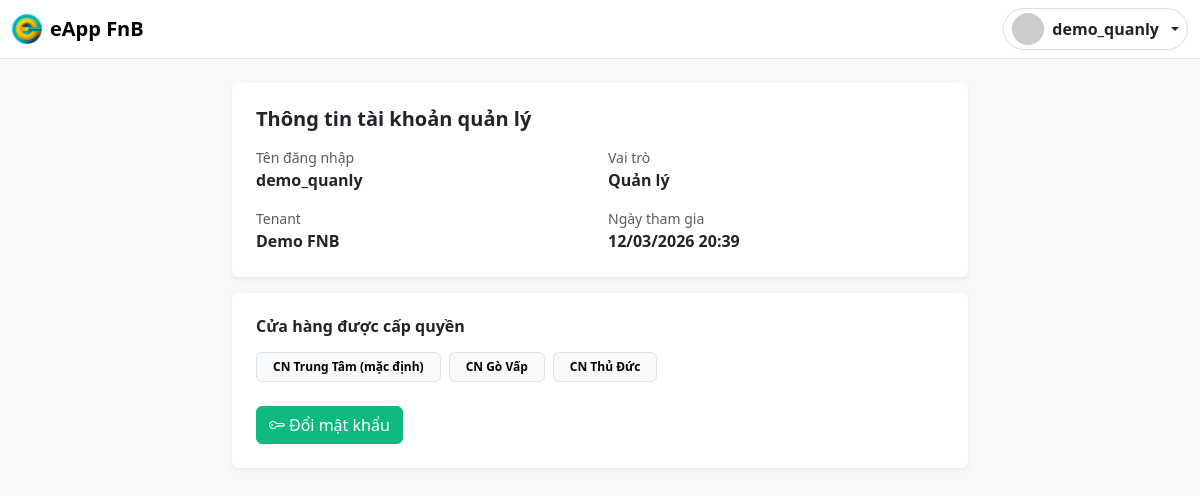
Screenshot of /accounts/profile/ (signed in) with the database file from the repository.
### App_Accounts/models.py (models this page shows, shortened)
class User(AbstractUser):
    class Role(models.TextChoices):
        MANAGER = 'MANAGER', 'Manager'
        STAFF = 'STAFF', 'Staff'
    role = models.CharField(max_length=20, choices=Role.choices, default=Role.STAFF)
    tenant = models.ForeignKey(
        'App_Tenant.Tenant',
        on_delete=models.PROTECT,
        related_name='users',
        null=True,
        blank=True,
    )
    class Meta:
        constraints = [
            models.CheckConstraint(
                check=Q(role='STAFF') | Q(tenant__isnull=False),
                name='chk_manager_requires_tenant',
            ),
            models.UniqueConstraint(
                fields=['tenant'],
                condition=Q(role='MANAGER') & Q(tenant__isnull=False),
                name='uq_manager_per_tenant',
            ),
        ]
        indexes = [
            models.Index(fields=['tenant', 'role']),
        ]
    @property
    def is_manager(self):
        return self.role == self.Role.MANAGER

### App_Tenant/models.py (models this page shows, shortened)
class Tenant(TimeStampedModel):
    name = models.CharField(max_length=150)
    public_slug = models.SlugField(max_length=120, unique=True, validators=[validate_public_slug])
    is_active = models.BooleanField(default=True)
    class Meta:
        ordering = ['name']

class UserStoreAccess(TimeStampedModel):
    user = models.ForeignKey(settings.AUTH_USER_MODEL, on_delete=models.CASCADE, related_name='store_accesses')
    store = models.ForeignKey(Store, on_delete=models.CASCADE, related_name='user_accesses')
    is_default = models.BooleanField(default=False)
    class Meta:
        constraints = [
            models.UniqueConstraint(fields=['user', 'store'], name='uq_user_store_access'),
            models.UniqueConstraint(
                fields=['user'],
                condition=Q(is_default=True),
                name='uq_default_store_per_user',
            ),
        ]
        indexes = [
            models.Index(fields=['user', 'store']),
        ]

class Store(TimeStampedModel):
    tenant = models.ForeignKey(Tenant, on_delete=models.CASCADE, related_name='stores')
    name = models.CharField(max_length=150)
    slug = models.SlugField(max_length=120)
    address = models.CharField(max_length=255, blank=True)
    is_active = models.BooleanField(default=True)
    is_default = models.BooleanField(default=False)
    class Meta:
        ordering = ['tenant__name', 'name']
        constraints = [
            models.UniqueConstraint(fields=['tenant', 'slug'], name='uq_store_tenant_slug'),
            models.UniqueConstraint(
                fields=['tenant'],
                condition=Q(is_default=True),
                name='uq_default_store_per_tenant',
            ),
        ]
        indexes = [
            models.Index(fields=['tenant', 'is_active']),
        ]

### App_Accounts/views.py (the view)
# urls.py: path('profile/', views.account_profile, name='profile'),
@manager_required
def account_profile(request):
    user = request.user
    store_accesses = user.store_accesses.select_related('store').order_by('-is_default', 'store__name')
    return render(
        request,
        'App_Accounts/profile.html',
        {
            'store_accesses': store_accesses,
        },
    )

### App_Accounts/permissions.py (called while the page is built)
def role_required(roles):
    def decorator(view_func):
        @login_required
        @wraps(view_func)
        def _wrapped(request, *args, **kwargs):
            if request.user.role not in roles:
                raise PermissionDenied('Bạn không có quyền truy cập.')
            return view_func(request, *args, **kwargs)
        return _wrapped
    return decorator

### App_Core/context_processors.py (called while the page is built)
def core_context(request):
    return {
        'app_name': 'eApp FnB',
    }

### templates/App_Accounts/profile.html (shortened to what this page needs)
{% extends 'App_Core/base.html' %}
{% block container_class %}container py-4{% endblock %}
{% block content %}
<div class="row justify-content-center">
    <div class="col-12 col-lg-8">
        <div class="card border-0 shadow-sm mb-3">
            <div class="card-body p-4">
                <h1 class="h5 fw-bold mb-3">Thông tin tài khoản quản lý</h1>
                <div class="row g-3">
                    <div class="col-md-6">
                        <div class="text-muted small">Tên đăng nhập</div>
                        <div class="fw-semibold">{{ request.user.username }}</div>
                    </div>
                    <div class="col-md-6">
                        <div class="text-muted small">Vai trò</div>
                        <div class="fw-semibold">Quản lý</div>
                    </div>
                    <div class="col-md-6">
                        <div class="text-muted small">Tenant</div>
                        <div class="fw-semibold">{{ request.user.tenant.name|default:'-' }}</div>
                    </div>
                    <div class="col-md-6">
                        <div class="text-muted small">Ngày tham gia</div>
                        <div class="fw-semibold">{{ request.user.date_joined|date:'d/m/Y H:i' }}</div>
                    </div>
                </div>
            </div>
        </div>
        <div class="card border-0 shadow-sm">
            <div class="card-body p-4">
                <h2 class="h6 fw-bold mb-3">Cửa hàng được cấp quyền</h2>
                <div class="d-flex flex-wrap gap-2">
                    {% for access in store_accesses %}
                    <span class="badge text-bg-light border px-3 py-2">
                        {{ access.store.name }}{% if access.is_default %} (mặc định){% endif %}
                    </span>
                    {% empty %}
                    <span class="text-muted">Chưa có cửa hàng nào được gán.</span>
                    {% endfor %}
                </div>
                <div class="mt-4">
                    <a href="{% url 'App_Accounts:password_change' %}" class="btn btn-primary">
                        <i class="bi bi-key me-1"></i>Đổi mật khẩu
                    </a>
                </div>
            </div>
        </div>
    </div>
</div>
{% endblock %}

### templates/App_Core/base.html (shortened to what this page needs)
{% load static %}
<!DOCTYPE html>
<html lang="vi">
<head>
    <link href="https://cdn.jsdelivr.net/npm/bootstrap@5.3.2/dist/css/bootstrap.min.css" rel="stylesheet">
    <link rel="stylesheet" href="https://cdn.jsdelivr.net/npm/bootstrap-icons@1.11.1/font/bootstrap-icons.css">
</head>
<body class="bg-light {% block body_class %}{% endblock %}">
<nav class="navbar navbar-expand-lg bg-white border-bottom sticky-top">
    <div class="container-fluid">
        <a class="navbar-brand fw-bold d-flex align-items-center gap-2" href="{% if user.is_authenticated %}{% url 'App_Sales:pos' %}{% else %}{% url 'App_Accounts:login' %}{% endif %}">
            <img src="{% static 'images/logo/eapp.png' %}" alt="eApp FnB" style="height: 30px; width: 30px; object-fit: cover; border-radius: 6px;">
            <span>eApp FnB</span>
        </a>
        <div class="ms-auto d-flex align-items-center gap-2">
            <div class="dropdown">
                <button class="btn account-trigger dropdown-toggle d-flex align-items-center gap-2 px-2 py-1" type="button" data-bs-toggle="dropdown" aria-expanded="false">
                    {% if user.is_authenticated %}
                    <img src="https://ui-avatars.com/api/?name={{ user.username }}&background=0D8ABC&color=fff" class="rounded-circle" width="32" height="32" alt="Avatar">
                    <span class="fw-bold d-none d-lg-inline">{{ user.username }}</span>
                    {% else %}
                    <img src="https://ui-avatars.com/api/?name=Public&background=64748B&color=fff" class="rounded-circle" width="32" height="32" alt="Public">
                    <span class="fw-bold d-none d-lg-inline">Public</span>
                    {% endif %}
                </button>
            </div>
        </div>
    </div>
</nav>
<div class="{% block container_class %}container-fluid py-3{% endblock %}">
    {% block content %}{% endblock %}
</div>
<div id="toastContainer" class="toast-container position-fixed top-0 end-0 p-3" style="z-index:1081;"></div>
</body>
</html>

### templates/App_Core/base.html (style rules this page uses)
:root { --primary-color: #10b981; --primary-hover: #059669; }
.btn-primary { background-color: var(--primary-color) !important; border-color: var(--primary-color) !important; color: #fff !important; }
.account-trigger { border-radius: 999px; border: 1px solid rgba(148, 163, 184, 0.35); background: rgba(255, 255, 255, 0.85); }

### rows the page displays
User: username "demo_quanly", user.username "demo_quanly", user.tenant.name "Demo FNB", user.date_joined "12/03/2026 20:39"
UserStoreAccess: store.name "CN Trung Tâm", is_default "(mặc định)"
UserStoreAccess: store.name "CN Gò Vấp"
UserStoreAccess: store.name "CN Thủ Đức"
